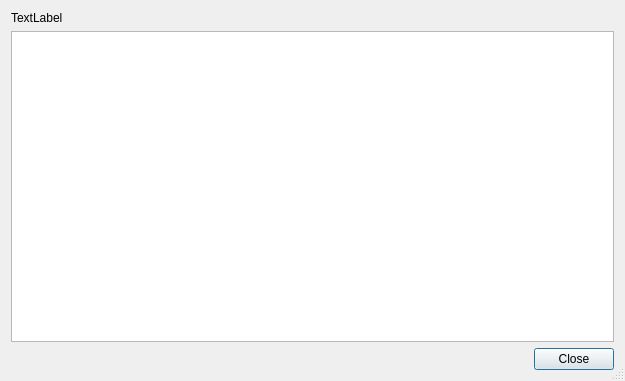
<?xml version="1.0" encoding="UTF-8"?>
<ui version="4.0">
 <class>clUI_Debug_ScheduledActions</class>
 <widget class="QDialog" name="clUI_Debug_ScheduledActions">
  <property name="geometry">
   <rect>
    <x>0</x>
    <y>0</y>
    <width>625</width>
    <height>381</height>
   </rect>
  </property>
  <property name="windowTitle">
   <string>Dialog</string>
  </property>
  <property name="sizeGripEnabled">
   <bool>true</bool>
  </property>
  <layout class="QVBoxLayout" name="verticalLayout">
   <item>
    <widget class="QLabel" name="label">
     <property name="text">
      <string>TextLabel</string>
     </property>
    </widget>
   </item>
   <item>
    <widget class="QTableWidget" name="tableWidget">
     <property name="editTriggers">
      <set>QAbstractItemView::NoEditTriggers</set>
     </property>
    </widget>
   </item>
   <item>
    <widget class="QDialogButtonBox" name="buttonBox">
     <property name="orientation">
      <enum>Qt::Horizontal</enum>
     </property>
     <property name="standardButtons">
      <set>QDialogButtonBox::Close</set>
     </property>
    </widget>
   </item>
  </layout>
 </widget>
 <resources/>
 <connections>
  <connection>
   <sender>buttonBox</sender>
   <signal>accepted()</signal>
   <receiver>clUI_Debug_ScheduledActions</receiver>
   <slot>accept()</slot>
   <hints>
    <hint type="sourcelabel">
     <x>248</x>
     <y>254</y>
    </hint>
    <hint type="destinationlabel">
     <x>157</x>
     <y>274</y>
    </hint>
   </hints>
  </connection>
  <connection>
   <sender>buttonBox</sender>
   <signal>rejected()</signal>
   <receiver>clUI_Debug_ScheduledActions</receiver>
   <slot>reject()</slot>
   <hints>
    <hint type="sourcelabel">
     <x>316</x>
     <y>260</y>
    </hint>
    <hint type="destinationlabel">
     <x>286</x>
     <y>274</y>
    </hint>
   </hints>
  </connection>
 </connections>
</ui>
